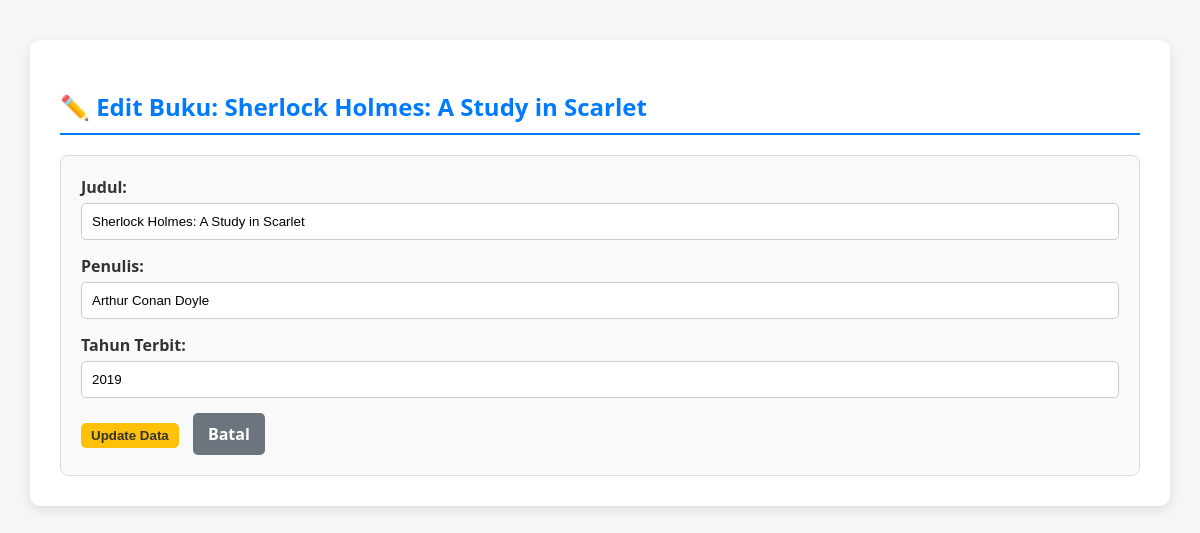
The page /edit.php?id=1 on the database its author committed.
### tables this page shows
CREATE TABLE `buku` (
  `id` int(11) NOT NULL,
  `judul` varchar(255) NOT NULL,
  `penulis` varchar(255) NOT NULL,
  `tahun_terbit` int(4) NOT NULL
);

### edit.php (the view, shortened to what this page needs)
<?php
include 'koneksi.php';
$id = isset($_GET['id']) ? (int)$_GET['id'] : 0;
$sql_show = "SELECT * FROM buku WHERE id=$id";
$result_show = $koneksi->query($sql_show);
$data = $result_show->fetch_assoc();
?>
<!DOCTYPE html>
<html lang="id">
<head>
    <link rel="stylesheet" href="style.css">
</head>
<body>
    <div class="container">
        <h2>✏️ Edit Buku: <?php echo htmlspecialchars($data['judul']); ?></h2>
        <div class="form-container">
            <form method="POST" action="">
                <div class="form-group">
                    <label for="judul">Judul:</label>
                    <input type="text" id="judul" name="judul" class="form-control" value="<?php echo htmlspecialchars($data['judul']); ?>" required>
                </div>
                <div class="form-group">
                    <label for="penulis">Penulis:</label>
                    <input type="text" id="penulis" name="penulis" class="form-control" value="<?php echo htmlspecialchars($data['penulis']); ?>" required>
                </div>
                <div class="form-group">
                    <label for="tahun_terbit">Tahun Terbit:</label>
                    <input type="number" id="tahun_terbit" name="tahun_terbit" class="form-control" value="<?php echo $data['tahun_terbit']; ?>" required min="1000" max="9999">
                </div>
                <button type="submit" class="btn btn-edit">Update Data</button>
                <a href="index.php" class="btn btn-back">Batal</a>
            </form>
        </div>
    </div>
</body>
</html>

### style.css (style rules this page uses)
body { font-family: 'Segoe UI', Tahoma, Geneva, Verdana, sans-serif; margin: 0; padding: 0; background-color: #f4f7f6; color: #333; }
.container { width: 90%; max-width: 1100px; margin: 40px auto; background-color: #ffffff; padding: 30px; box-shadow: 0 4px 12px rgba(0, 0, 0, 0.1); border-radius: 10px; }
h1, h2 { color: #007bff; border-bottom: 2px solid #007bff; padding-bottom: 10px; margin-bottom: 20px; }
.btn { padding: 10px 15px; border: none; border-radius: 5px; text-decoration: none; cursor: pointer; transition: background-color 0.3s; font-weight: bold; display: inline-block; }
.btn-edit { background-color: #ffc107; color: #333; padding: 5px 10px; }
.btn-back { background-color: #6c757d; color: white; margin-left: 10px; }
.form-group { margin-bottom: 15px; }
.form-group label { display: block; margin-bottom: 5px; font-weight: 600; }
.form-control { width: 100%; padding: 10px; border: 1px solid #ccc; border-radius: 5px; box-sizing: border-box; }
.form-container { padding: 20px; border: 1px solid #ddd; border-radius: 8px; background-color: #f9f9f9; }

### rows shown on the page
buku: judul "Sherlock Holmes: A Study in Scarlet", penulis "Arthur Conan Doyle", tahun_terbit "2019"
